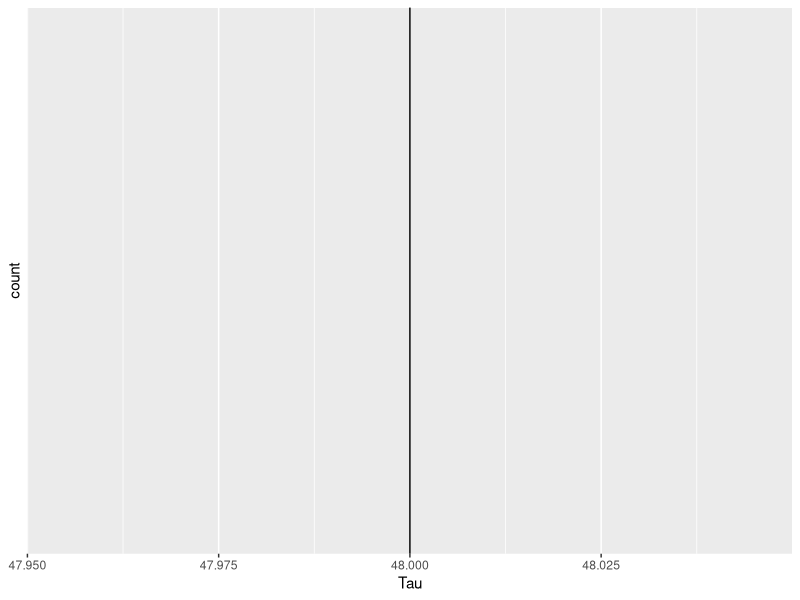
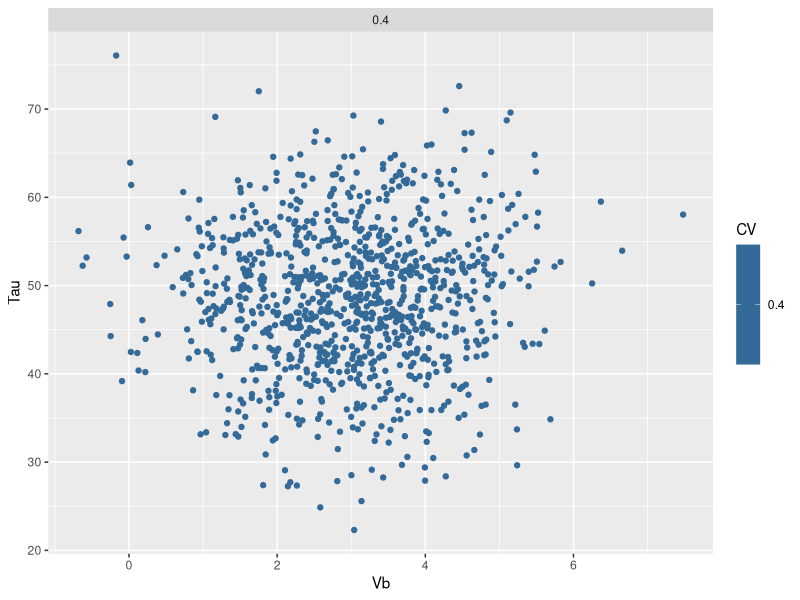
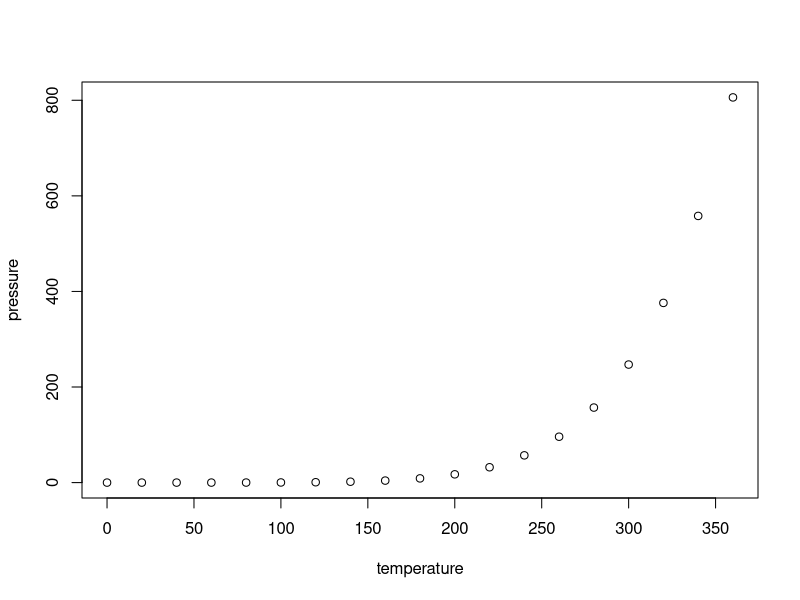

R code for these plots, in order:
## ---- chunk 1
knitr::opts_chunk$set(echo = TRUE)
## ---- chunk 2
library(ggplot2)
library(here)
library(tidyverse)
## ---- chunk 3
df = data.frame(matrix(vector(), 0, 3,
                dimnames=list(c(), c("Tau", "Vb", "CV"))), stringsAsFactors=F)
## ---- chunk 4
tau_mean <- 48; # minutes
tau_sd <- 8; # minutes
tau_cv <- tau_sd/tau_mean;

Vb_mean <- 3;
cv <- c(0.01, 0.05, 0.1, 0.1667, 0.2, 0.25, 0.3, 0.4);
Vb_sd <- cv*Vb_mean;
## ---- chunk 5
tau.sim1 <- rnorm(1000, mean=tau_mean, sd=tau_sd);

for (ii in seq_along(cv)) {
  vb.sim1 <- rnorm(1000, mean=Vb_mean, sd=Vb_sd[ii]);
  cvii <- replicate(1000, 1)*cv[ii];
  df.sim1 <-  df %>% add_row(Tau = tau.sim1, Vb = vb.sim1, CV = cvii) 
}
## ---- chunk 6
df.sim1 %>% 
  filter(CV == cv[1]) %>% 
  ggplot(aes(x=Tau)) + geom_histogram(binwidth=1) +
  geom_vline(xintercept = tau_mean)
## ---- chunk 7
df.sim1 %>%
  ggplot(aes(x=Vb, y=Tau, color=CV)) +
  geom_point() +
  facet_wrap(~CV)
## ---- chunk 8
summary(cars)
## ---- chunk 9
plot(pressure)
